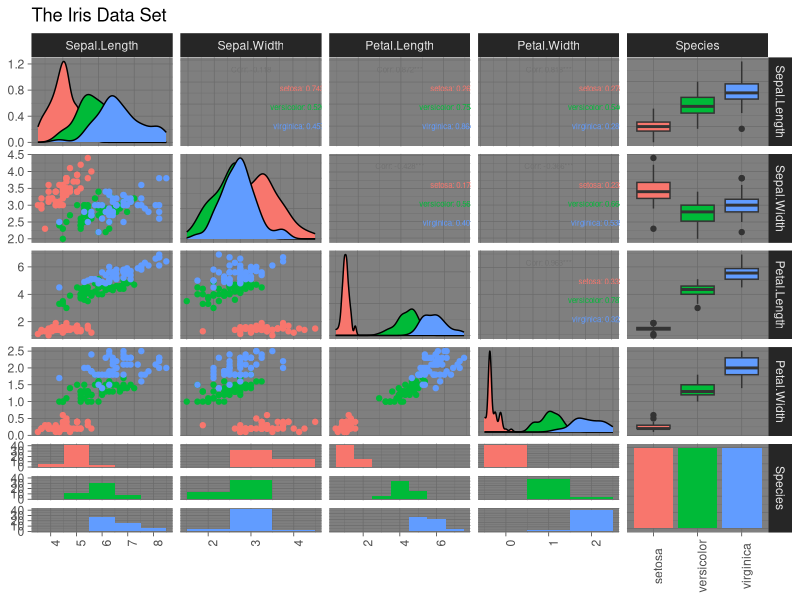

Recreate this plot in R. (Note: this script raises an error after producing the figure.)
## ---- chunk 1
require(GGally)     # Required for ggpairs
require(ggplot2)    # GGally supersets on ggplot2
require(ggpubr)

require(gridExtra)
library('datasets')

data(iris)

str(iris)
summary(iris)

p_iris <-ggpairs(data=iris, title = "The Iris Data Set", upper = list(continuous = wrap("cor", size = 2, alignPercent=0.9)), 
mapping=ggplot2::aes(color=Species), lower=list(combo=wrap("facethist",binwidth=1)))

plot_iris <- p_iris +
  theme_dark() + theme(axis.text.x = element_text(angle = 90))
  # theme(axis.text.x = element_text(angle = 45), axis.text.y = element_text(angle = 45))

# p_iris
plot_iris
## ---- chunk 2
ggpairs(iris,upper = list(continuous = wrap('cor', method = "kendall",size=4,alignPercent=0.9)), axisLabels = "blank",ggplot2::aes(color = species),size=10) +theme(text = element_text(size=10),axis.text.x=element_text(angle=45,hjust=1,size=10)) + theme_bw()
## ---- chunk 3

